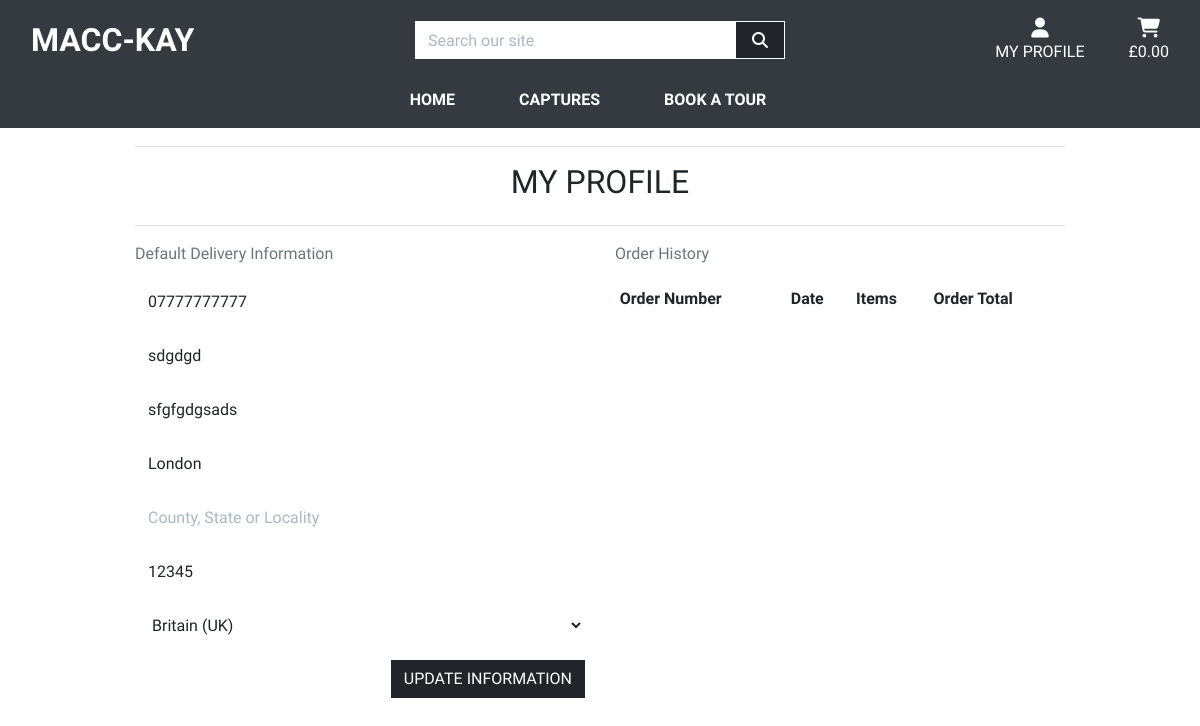
The page /profile/ (signed in) on the database as committed earlier.
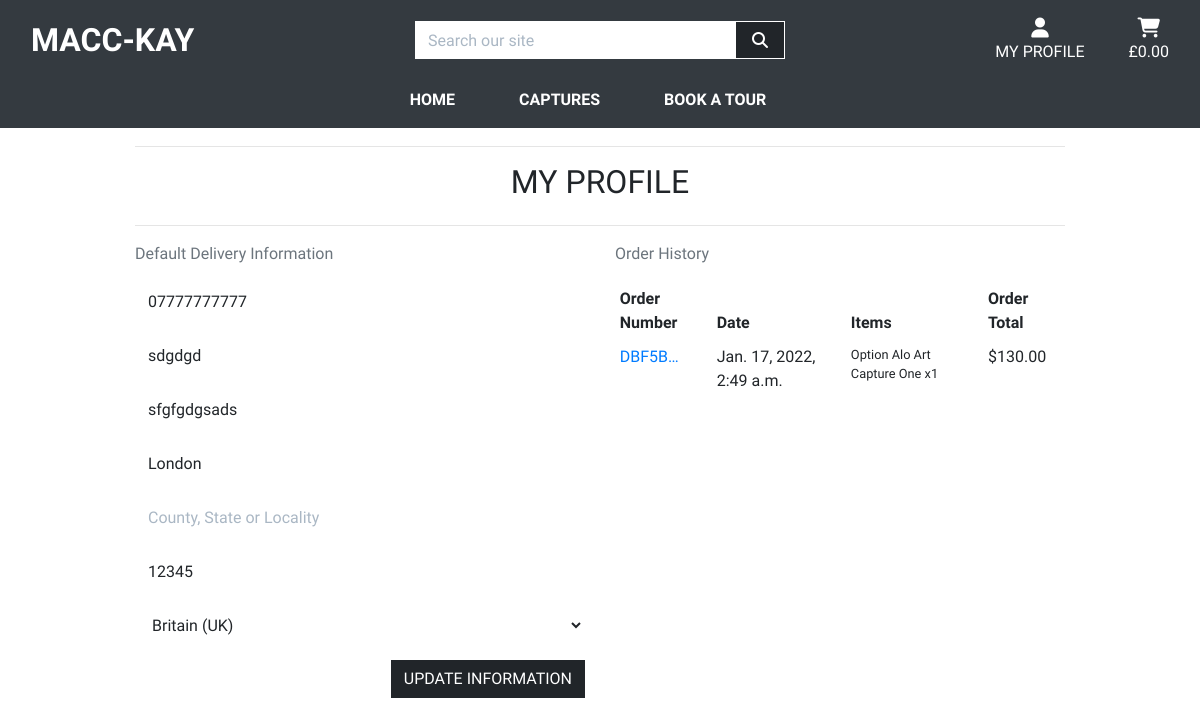
The same page on the database as committed later.
### checkout/models.py (models this page shows, shortened)
class Order(models.Model):
    order_number = models.CharField(max_length=32, null=False, editable=False)
    user_profile = models.ForeignKey(UserProfile, on_delete=models.SET_NULL,
                                     null=True, blank=True,
                                     related_name='orders')
    full_name = models.CharField(max_length=50, null=False, blank=False)
    email = models.EmailField(max_length=254, null=False, blank=False)
    phone_number = models.CharField(max_length=20, null=False, blank=False)
    country = CountryField(blank_label='Country *', null=False, blank=False)
    postcode = models.CharField(max_length=20, null=True, blank=True)
    town_or_city = models.CharField(max_length=40, null=False, blank=False)
    street_address1 = models.CharField(max_length=80, null=False, blank=False)
    street_address2 = models.CharField(max_length=80, null=True, blank=True)
    county = models.CharField(max_length=80, null=True, blank=True)
    date = models.DateTimeField(auto_now_add=True)
    order_total = models.DecimalField(
        max_digits=10, decimal_places=2, null=False, default=0)
    grand_total = models.DecimalField(
        max_digits=10, decimal_places=2, null=False, default=0)
    original_cart = models.TextField(null=False, blank=False, default='')
    stripe_pid = models.CharField(
        max_length=254, null=False, blank=False, default='')

class OrderLineItem(models.Model):
    order = models.ForeignKey(
        Order, null=False, blank=False,
        on_delete=models.CASCADE, related_name='lineitems')
    capture = models.ForeignKey(
        Capture, null=False, blank=False, on_delete=models.CASCADE)
    capture_option = models.CharField(
        max_length=2, null=True, blank=True)  # signed & not signed
    quantity = models.IntegerField(null=False, blank=False, default=0)
    lineitem_total = models.DecimalField(
        max_digits=6, decimal_places=2,
        null=False, blank=False, editable=False)

### captures/models.py (models this page shows, shortened)
class Capture(models.Model):
    class Meta:
        verbose_name_plural = 'Captures'
    artist = models.ForeignKey(
        'Artist', null=True, blank=True, on_delete=models.SET_NULL)
    sku = models.CharField(max_length=254, null=True, blank=True)
    name = models.CharField(max_length=254)
    description = models.TextField()
    has_option = models.BooleanField(default=False, null=True, blank=True)
    price = models.DecimalField(max_digits=6, decimal_places=2)
    image_url = models.URLField(max_length=1024, null=True, blank=True)
    image = models.ImageField(null=True, blank=True)

### profiles/views.py (the view)
# urls.py: path('profile/', include('profiles.urls')),
def profile(request):
    profile = get_object_or_404(UserProfile, user=request.user)
    if request.method == 'POST':
        form = UserProfileForm(request.POST, instance=profile)
        if form.is_valid():
            form.save()
            messages.success(request, 'Profile updated successfully')
    form = UserProfileForm(instance=profile)
    orders = profile.orders.all()
    template = 'profiles/profile.html'
    context = {
        'form': form,
        'orders': orders,
        'on_profile_page': True
    }
    return render(request, template, context)

### profiles/forms.py
class UserProfileForm(forms.ModelForm):
    class Meta:
        model = UserProfile
        exclude = ('user',)
    def __init__(self, *args, **kwargs):
        super().__init__(*args, **kwargs)
        placeholders = {
            'default_phone_number': 'Phone Number',
            'default_postcode': 'Postal Code',
            'default_town_or_city': 'Town or City',
            'default_street_address1': 'Street Address 1',
            'default_street_address2': 'Street Address 2',
            'default_county': 'County, State or Locality',
        }
        self.fields['default_phone_number'].widget.attrs['autofocus'] = True
        for field in self.fields:
            if field != 'default_country':
                if self.fields[field].required:
                    placeholder = f'{placeholders[field]} *'
                else:
                    placeholder = placeholders[field]
                self.fields[field].widget.attrs['placeholder'] = placeholder
            self.fields[field].widget.attrs['class'] = (
                'border-black rounded-0 profile-form-input')
            self.fields[field].label = False

### profiles/templates/profiles/profile.html (shortened to what this page needs)
{% extends "base.html" %}
{% load static %}
{% block extra_css %}
    <link rel="stylesheet" href="{% static 'profiles/css/profile.css' %}">
{% endblock %}
{% block page_header %}
    <div class="container header-container">
    </div>
{% endblock %}
{% block content %}
    <div class="container">
        <div class="row">
            <div class="col">
                <hr>
                <h2 class="logo-font mb-4">My Profile</h2>
                <hr>
            </div>
        </div>
        <div class="row">
            <div class="col-12 col-lg-6">
                <p class="text-muted">Default Delivery Information</p>
                <form class="mt-3" action="{% url 'profile' %}" method="POST" id="profile-update-form">
                    {{ form|crispy }}
                    <button class="btn btn-black rounded-0 text-uppercase float-right">Update Information</button>
                </form>
            </div>
            <div class="col-12 col-lg-6">
                <p class="text-muted">Order History</p>
                <div class="order-history table-responsive">
                    <table class="table table-sm table-borderless">
                        <thead>
                            <tr>
                                <th>Order Number</th>
                                <th>Date</th>
                                <th>Items</th>
                                <th>Order Total</th>
                            </tr>
                        </thead>
                        <tbody>
                            {% for order in orders %}
                                <tr>
                                    <td>
                                        <a href="{% url 'order_history' order.order_number %}"
                                        title="{{ order.order_number }}">
                                            {{ order.order_number|truncatechars:6 }}
                                        </a>
                                    </td>
                                    <td>{{ order.date }}</td>
                                    <td>
                                        <ul class="list-unstyled">
                                            {% for item in order.lineitems.all %}
                                                <li class="small">
                                                    {% if item.capture.has_option %}
                                                        Option {{ item.capture.option|upper }}
                                                    {% endif %}{{ item.capture.name }} x{{ item.quantity }}
                                                </li>
                                            {% endfor %}
                                        </ul>
                                    </td>
                                    <td>${{ order.grand_total }}</td>
                                </tr>
                            {% endfor %}
                        </tbody>
                    </table>
                </div>
            </div>
        </div>
{% endblock %}

Rows that differ between the two databases and show on the page:
added Order: order_number "DBF5B…", date "Jan. 17, 2022, 2:49 a.m.", grand_total "130.00"
added OrderLineItem: capture.name "Alo Art Capture One", quantity "1"
